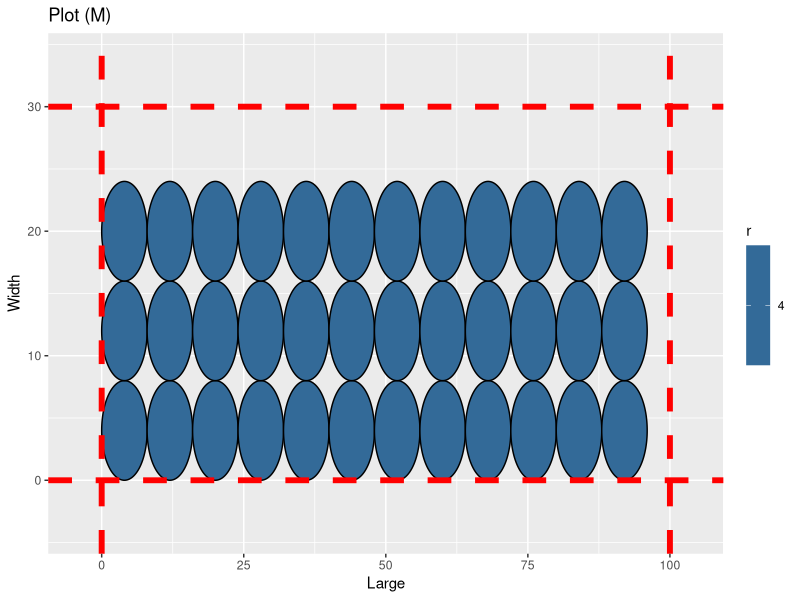

Generate this figure with R: (Note: this script raises an error after producing the figure.)

library("dplyr")
library("ggplot2")
library("ggforce")

ancho <- 30
largo <- 100

capacidad=ancho * largo
radio=4
circulo=3.14*radio*radio
aforo=capacidad/circulo

aforo

h <- trunc((ancho/radio)/2)
h
l <- trunc((largo/radio)/2)   
l 

total = h*l
total

n <- seq(1:total)
df <- as.data.frame(n)

# Largo eje x
seq1 <- seq(1,largo, by=2)
seq1 <- seq1[1:l]
#x0 =as.numeric(rbind(seq1, seq1,seq1,seq1,seq1))
x0 <- as.numeric(mapply(rep, seq1, h))
x0


# Ancho eje y
seq2 <- seq(1,ancho, by=2)
seq2 <- seq2[1:h]
#y0 = c(seq2,seq2,seq2,seq2)
y0 = as.numeric(rep(seq2,l))


data <- df %>%
  mutate(r = radio) %>%
  mutate(x0 = x0*r) %>%
  mutate(y0 = y0*r)


ggplot() +
  geom_circle(aes(x0 = x0, 
                  y0 = y0, 
                  r = r, 
                  fill = r), 
              data = data) +
  scale_x_continuous(limits = c(0-radio,largo+radio)) +
  scale_y_continuous(limits = c(0-radio,ancho+radio)) +
  ggtitle("Plot (M)") +
  xlab("Large") +
  ylab("Width") +
  
  geom_hline(yintercept=ancho, linetype="dashed", 
             color = "red", size=2) +
  geom_hline(yintercept=0, linetype="dashed", 
             color = "red", size=2) +
  
  geom_vline(xintercept=largo, linetype="dashed", 
             color = "red", size=2) +
  geom_vline(xintercept=0, linetype="dashed", 
             color = "red", size=2)

#####



x <- list(foo = "", bar = 0)
x











A=rep(radio,radio)
B=rep(radio*3,radio)
C=rep(radio*5,radio)


  mutate(Y = c(rbind(A,B,C))) %>%
  mutate(x0 = c(A,B,C))



largo

####}






df <- data.frame(
  x0 = seq(1:9),
  y0 = 0,
  r = c(0)
)




data1 <- df %>%
  mutate(Y = c(rbind(A,B,C))) %>%
  mutate(X = c(A,B,C))

x0=c(A,B,C)

y0=c(rbind(A,B,C))

circles <- data.frame(
  x0 = x0,
  y0 = y0,
  r = c(radio)
)

ggplot() +
  geom_circle(aes(x0 = x0, 
                  y0 = y0, 
                  r = r, 
                  fill = r), 
              data = data1) +
  scale_x_continuous(limits = c(-3,21)) +
  scale_y_continuous(limits = c(-3,21))




